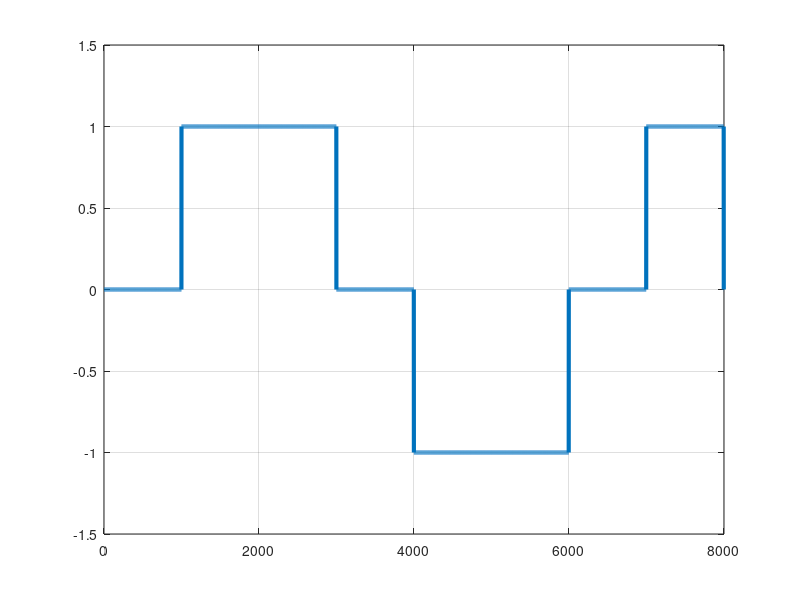

Reproduce this figure in MATLAB.
input_bit = [0 1 0 1 1 0 1 1];
%input_bit = [1 1 1 1 1 1 1 1 0 0 0 0 0 0 1];
bit_duration = 1000;
time = 0:1:bit_duration*length(input_bit);

% modulatioin
lastLevel = -1;
previous_state = 0;
output_data = [previous_state zeros(1, bit_duration*length(input_bit))];
index = 2;
for i=1:length(input_bit)
  if input_bit(i) == 1
    if previous_state == 0 && lastLevel == -1
      previous_state = 1;
      lastLevel = 1;
    elseif previous_state == 0 && lastLevel == 1
      previous_state = -1;
      lastLevel = -1;
    else
      previous_state = 0;
    end
    for j=1:bit_duration
      output_data(index) = previous_state;
      index = index + 1;
    end
  else
    for j=1:bit_duration-1
      output_data(index) = previous_state;
      index = index + 1;
    end
  end
end
plot(time, output_data, 'LineWidth', 3);
xlim([0 length(time)]);
ylim([-1.5 1.5]);
grid on;


% demodulation
demodulated_data = zeros(1, (length(output_data)-1)/bit_duration);
previous_state = output_data(1);
index = 1;
for i=2:bit_duration:length(output_data)
  if output_data(i)==previous_state
    demodulated_data(index) = 0;
    index = index + 1;
    previous_state = output_data(i);
  else
    demodulated_data(index) = 1;
    index = index + 1;
    previous_state = output_data(i);
  end
end
demodulated_data

% multi line transition
% 0 > no transition ( same as previous ) ; 
% 1 = opposite of non-zero (current level = 0 )
% 1 = 0 ( current level not zero )
